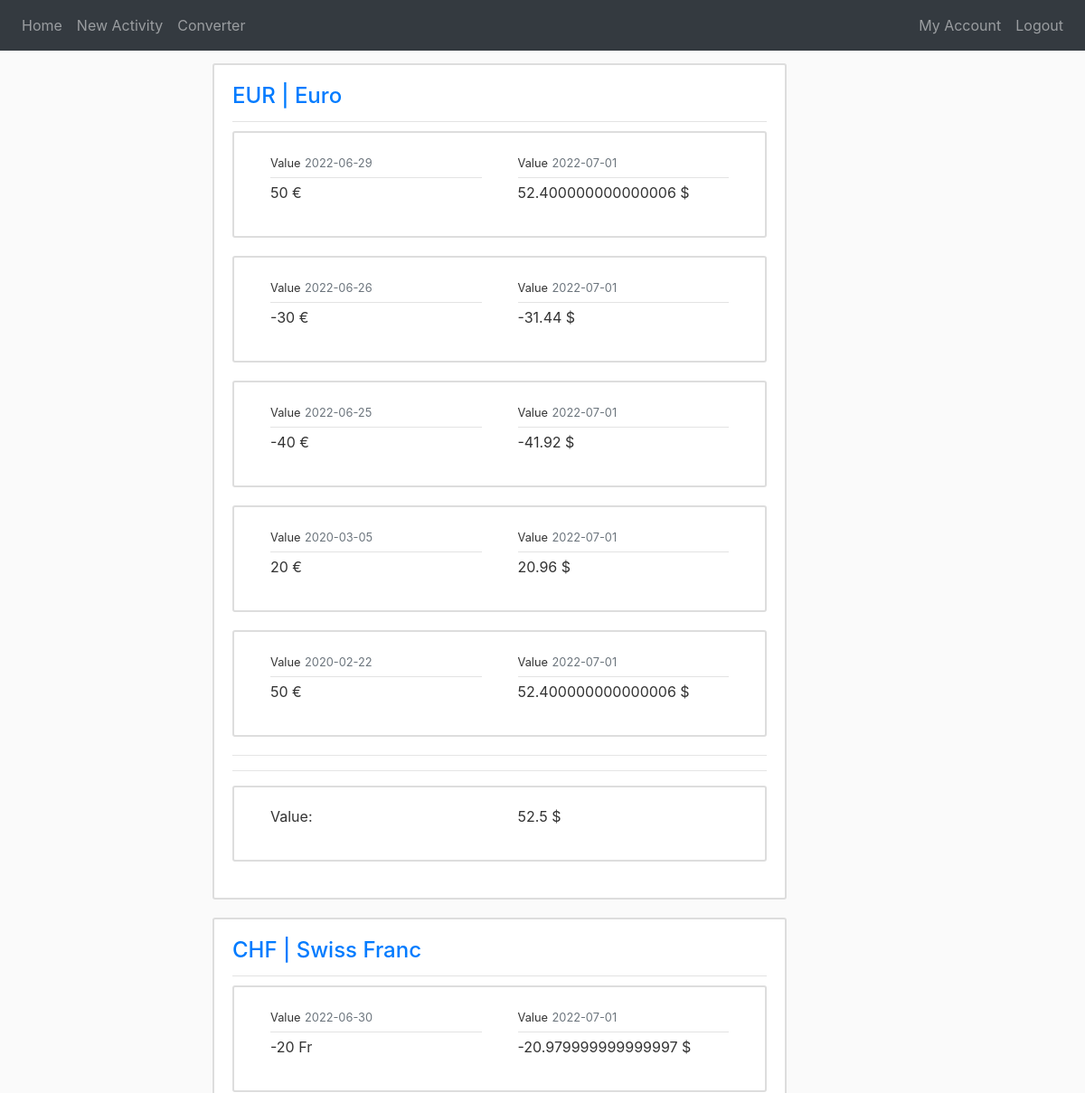
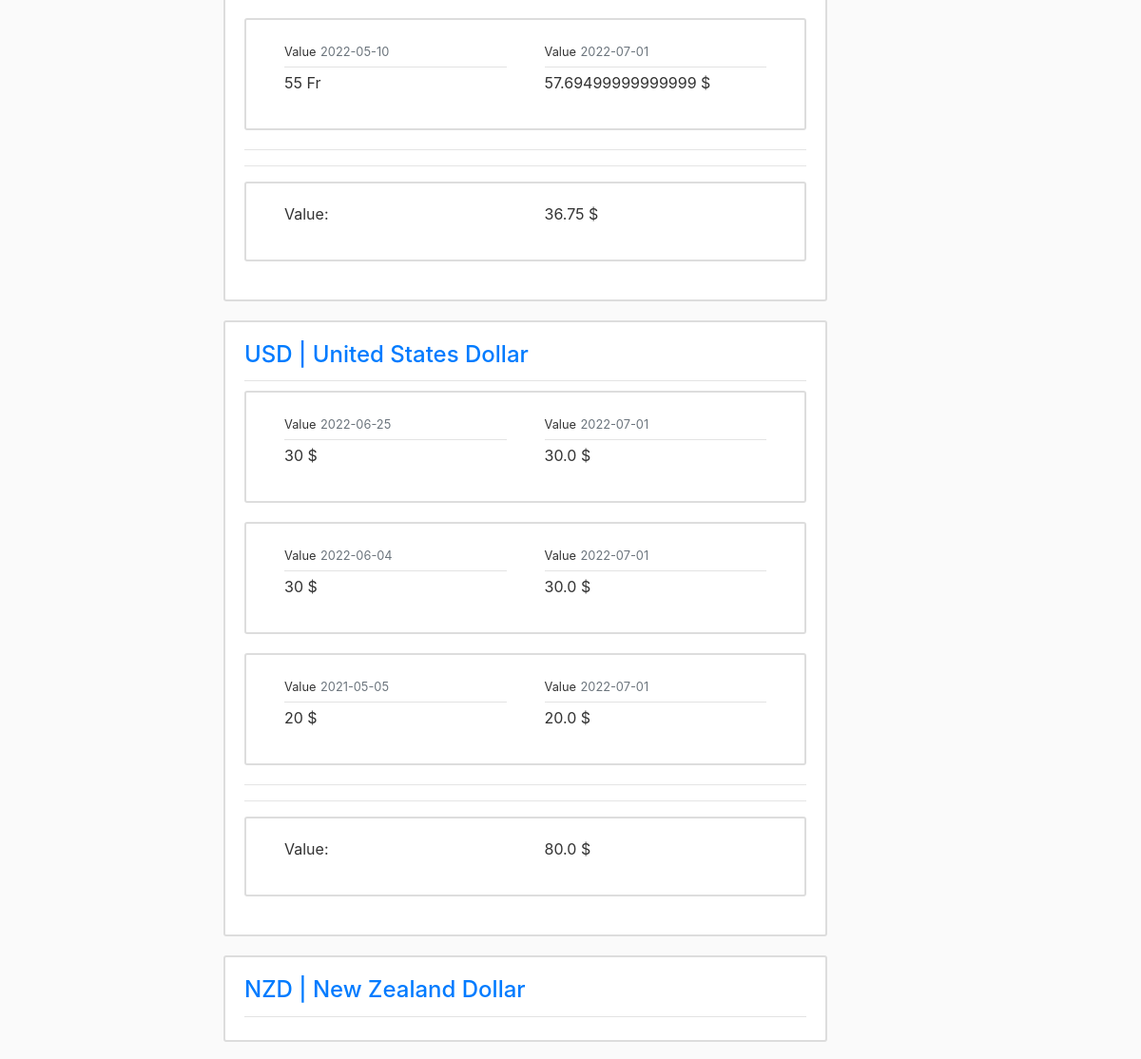
Page /dashboard (signed in, upper part) on the earlier database version (2 pictures, top to bottom).
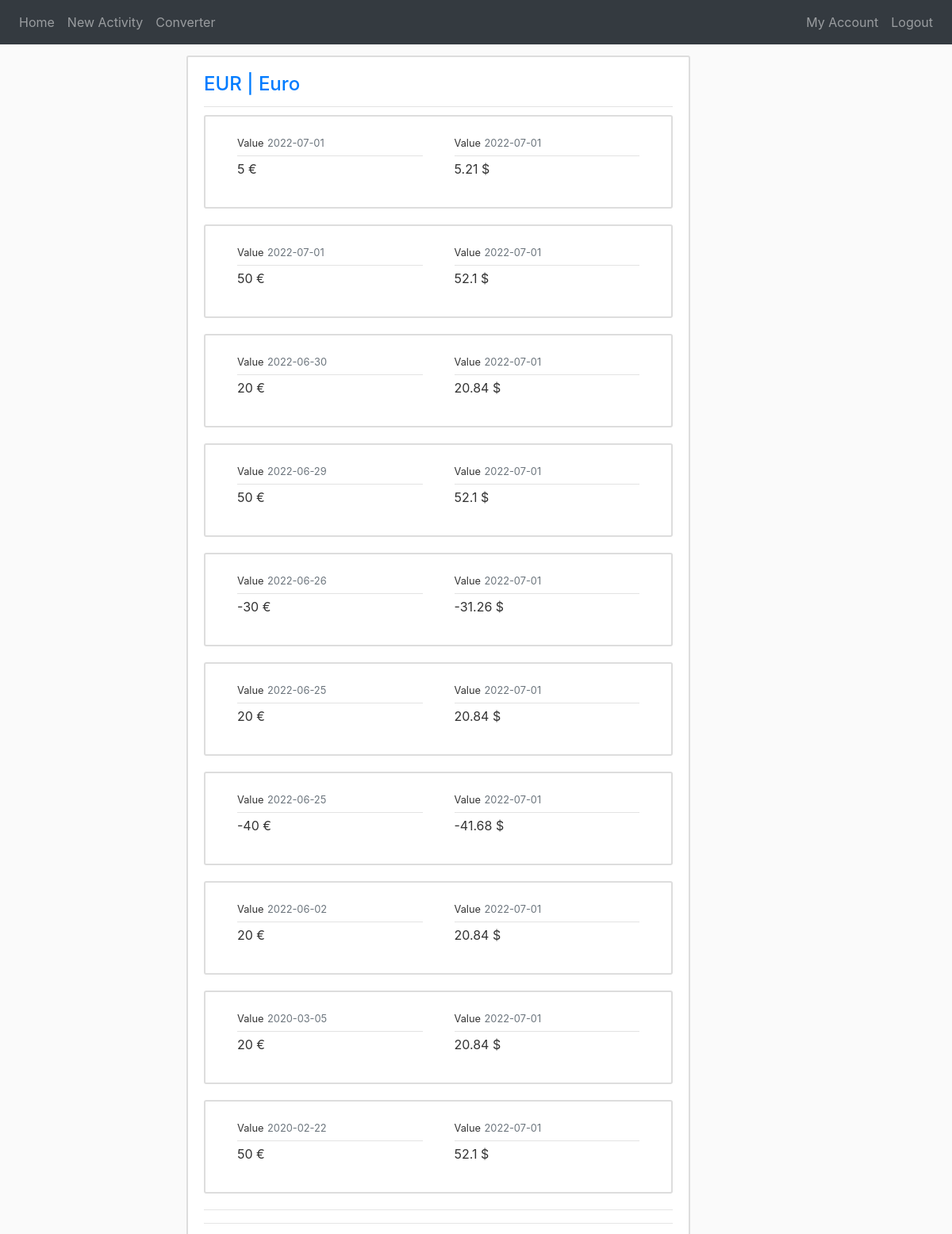
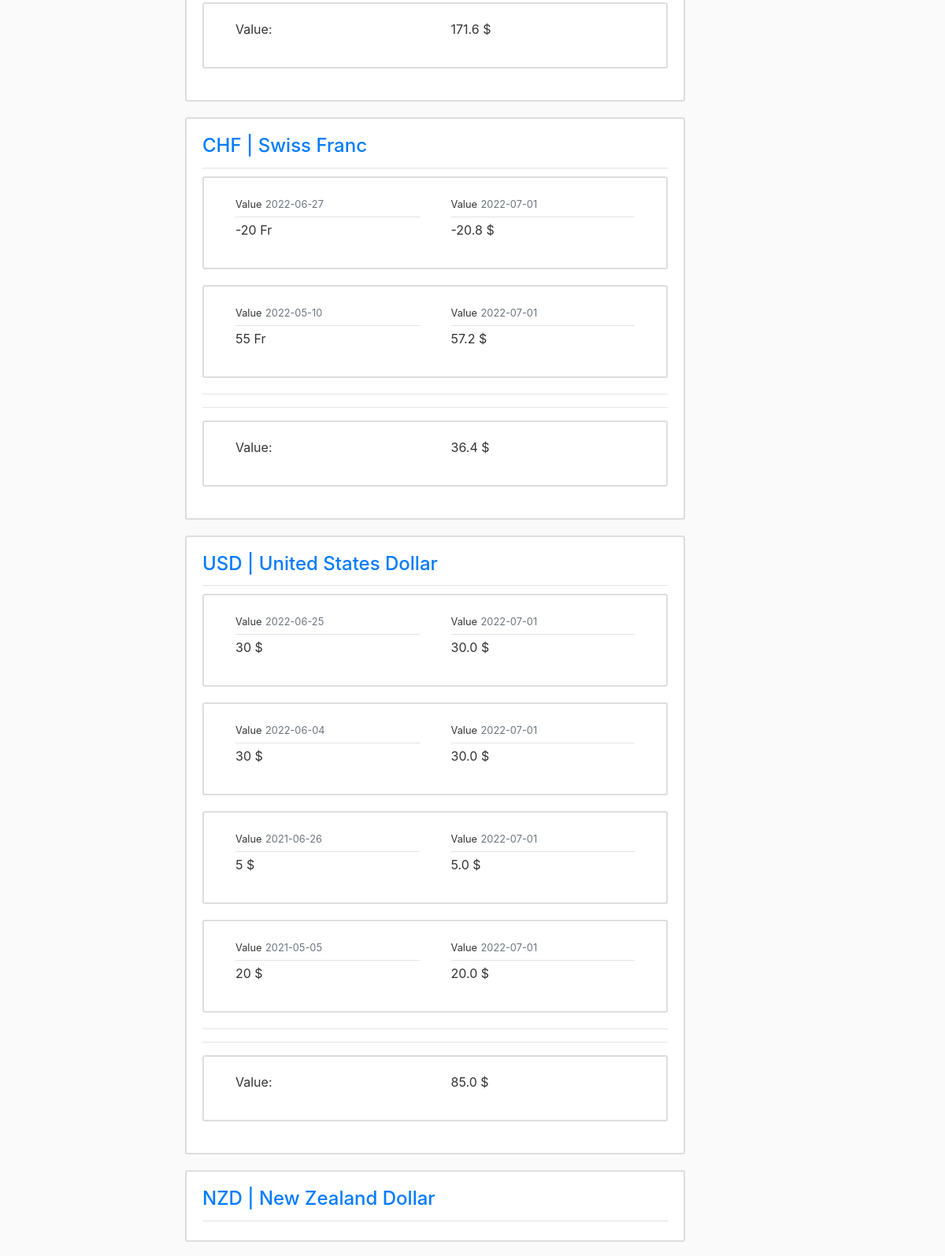
Same page on the later database version (2 pictures, top to bottom).
### website/models.py (models this page shows, shortened)
class Currency(db.Model):
    id = db.Column(db.Integer, primary_key=True)
    identifier = db.Column(db.String(100), nullable=False)
    name = db.Column(db.String(100), nullable=False)
    character = db.Column(db.String(2), nullable=False)
    rate = db.Column(db.Float(), nullable=False)
    purchases = db.relationship('Purchase', backref='currency', lazy=True)

class Purchase(db.Model):
    id = db.Column(db.Integer, primary_key=True)
    date = db.Column(db.Date, nullable=False)
    type = db.Column(db.String(20), nullable=False)
    amount = db.Column(db.Integer, nullable=False)
    user_id = db.Column(db.Integer, db.ForeignKey('user.id'), nullable=False)
    currency_id = db.Column(db.Integer, db.ForeignKey('currency.id'), nullable=False)

### website/views.py (the view)
@views.route('/dashboard')
@login_required
def dashboard():
    purchases = Purchase.query.order_by(Purchase.date).all()
    currencies = Currency.query.all()
    return render_template("dashboard.html", purchases=purchases, datetime=datetime, currencies=currencies, Purchase=Purchase, func=func)

### website/models.py (called while the page is built)
@login_manager.user_loader
def load_user(user_id):
    return User.query.get(int(user_id))

### website/templates/dashboard.html (shortened to what this page needs)
{% extends "base.html" %}
{% block content %}
    {% for currency in currencies %}
        <article class="media content-section">
            <div class="media-body">
                <div class="article-metadata">
                    <h4 class="article-title">
                        <a class="mr-2" href="{{ url_for('views.portfolio') }}">{{ currency.identifier }} | {{ currency.name }}</a>
                    </h4>
                </div>
                <div class="articel-content">
        {% for purchase in purchases | reverse %}
        {% if purchase.buyer == current_user and purchase.currency == currency %}
            <article class="media content-section">
                <div class="media-body purchase">
                    <div class="article-metadata">
                        <small>Value</small>
                        <small class="text-muted">{{ purchase.date.strftime('%Y-%m-%d') }}</small>
                    </div>
                    <p class="article-content">{{ purchase.amount }} {{ purchase.currency.character }}</p>
                </div>
                <div class="media-body purchase">
                    <div class="article-metadata">
                        <small>Value</small>
                        <small class="text-muted">{{ datetime.now().strftime('%Y-%m-%d') }}</small>
                    </div>
                    <p class="article-content">{{ purchase.amount * purchase.currency.rate |round(3)}} $</p>
                </div>
            </article>
        {% endif %}
        {% endfor %}
        {% if Purchase.query.filter_by(currency_id=currency.id).first() %}
        <hr>
        <hr>
            <article class="media content-section">
                <div class="media-body purchase">
                    <p class="article-content">Value:</p>
                </div>
                <div class="media-body purchase">
                    <p class="article-content">{{ Purchase.query.with_entities(func.sum(Purchase.amount)).filter_by(currency=currency).scalar() * currency.rate | round(2, 'common')}} $</p>
                </div>
            </article>
        {% endif %}
        </div>
        </article>
    {% endfor %}
{% endblock %}

Differences in the rows shown:
changed Currency "EUR": query.with_entities "52.5" → "171.6"
added Purchase: date "2022-07-01", amount "5", currency.character "€", purchase.amount*purchase.currency.rate|round(3) "5.21", shown under Currency "EUR"
added Purchase: date "2022-07-01", amount "50", currency.character "€", purchase.amount*purchase.currency.rate|round(3) "52.1", shown under Currency "EUR"
added Purchase: date "2022-06-30", amount "20", currency.character "€", purchase.amount*purchase.currency.rate|round(3) "20.84", shown under Currency "EUR"
changed through a linked row, Purchase (number 4 of 16 on the later page): purchase.amount*purchase.currency.rate|round(3) "52.400000000000006" → "52.1"
changed through a linked row, Purchase (number 5 of 16 on the later page): purchase.amount*purchase.currency.rate|round(3) "-31.44" → "-31.26"
added Purchase: date "2022-06-25", amount "20", currency.character "€", purchase.amount*purchase.currency.rate|round(3) "20.84", shown under Currency "EUR"
changed through a linked row, Purchase (number 7 of 16 on the later page): purchase.amount*purchase.currency.rate|round(3) "-41.92" → "-41.68"
added Purchase: date "2022-06-02", amount "20", currency.character "€", purchase.amount*purchase.currency.rate|round(3) "20.84", shown under Currency "EUR"
changed through a linked row, Purchase (number 9 of 16 on the later page): purchase.amount*purchase.currency.rate|round(3) "20.96" → "20.84"
changed through a linked row, Purchase (number 10 of 16 on the later page): purchase.amount*purchase.currency.rate|round(3) "52.400000000000006" → "52.1"
changed Currency "CHF": query.with_entities "36.75" → "36.4"
changed Purchase (number 11 of 16 on the later page): date "2022-06-30" → "2022-06-27"; purchase.amount*purchase.currency.rate|round(3) "-20.979999999999997" → "-20.8"
changed through a linked row, Purchase (number 12 of 16 on the later page): purchase.amount*purchase.currency.rate|round(3) "57.69499999999999" → "57.2"
computed for Currency "USD": query.with_entities "80.0" → "85.0"
added Purchase: date "2021-06-26", amount "5", currency.character "$", purchase.amount*purchase.currency.rate|round(3) "5.0", shown under Currency "USD"
